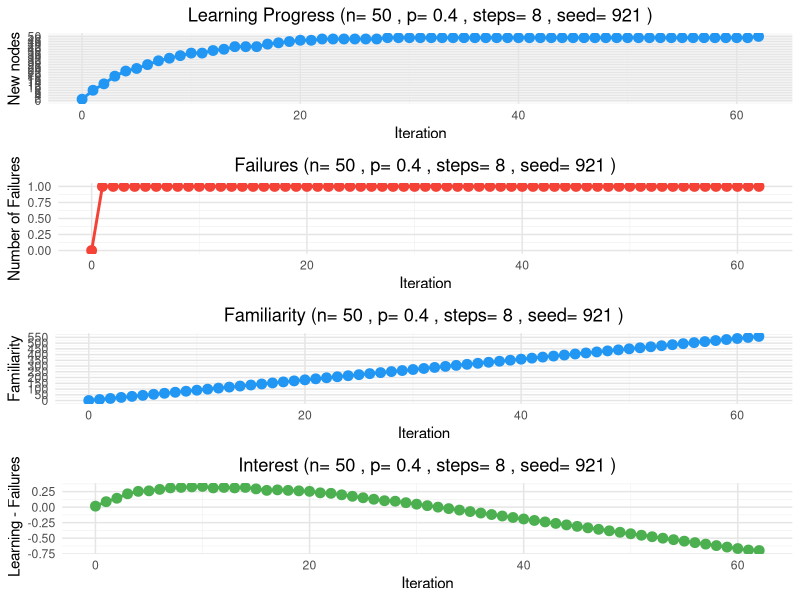
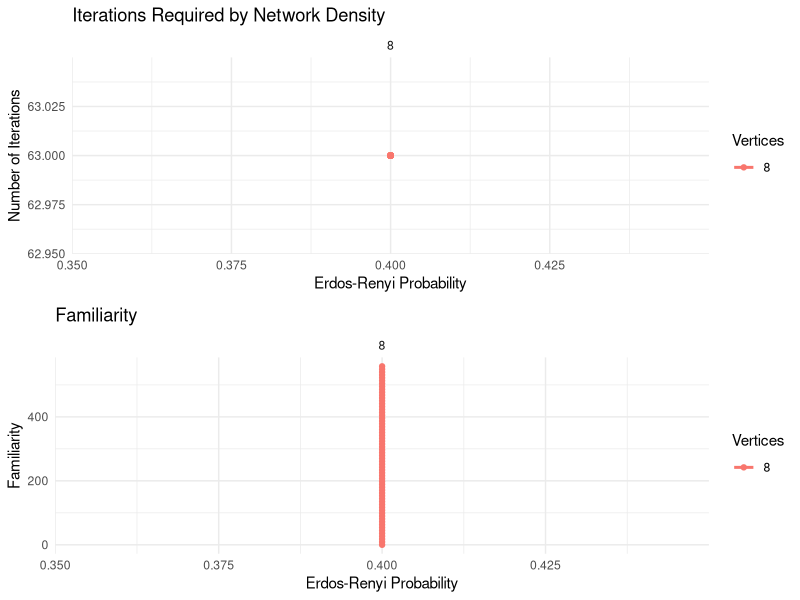

The R script that drew these images, in order:
library(igraph)
library(ggplot2)
library(dplyr)
library(gridExtra)

# # Define parameter ranges
# n_vertices_range <- c(50)
# p_erdos_range <- c(0.04, 0.1, 0.2, 0.5, 0.7, 0.9, 0.95, 0.99)
# steps_range <- c(1, 4, 6, 10)
# seed_range <- c(155, 240, 400, 600, 921, 3332)

seed_range <- c(921)
n_vertices_range <- c(50)
p_erdos_range <- c(0.4)
steps_range <- c(8)



# Initialize results dataframe
results <- data.frame()

# FUNCTIONS ----

create_color_palette <- function(max_value = 20) {
  colorRampPalette(c(
    "white",  # Very light 
    "#BBDEFB",
    "#90CAF9",
    "#64B5F6",
    "#42A5F5",
    "#2196F3",
    "#1E88E5",
    "#1976D2",
    "#1565C0",
    "#0D47A1"   # Dark blue
  ))(max_value + 1)
}


# Add this function to print node values
print_node_values <- function(g, iteration) {
  cat("\nNode values at iteration", iteration, ":\n")
  
  # Create sequential node names if they don't exist
  if (is.null(V(g)$name)) {
    V(g)$name <- as.character(1:vcount(g))
  }
  
  node_data <- data.frame(
    Node = 1:vcount(g),  # Use node indices
    Value = V(g)$value,
    Failures = V(g)$failures
  )
  print(node_data)
  cat("\n")
}

visit_nodes <- function(g, start_node, steps) {
  # Helper function to check if target can be reached from any visited node
  can_reach_from_visited <- function(g, target, desired_path) {
    visited_nodes <- which(V(g)$value >= 1)
    
    cat("\nChecking reachability for target node:", target, "\n")
    cat("Currently visited nodes:", visited_nodes, "\n")
    cat("Desired path nodes:", desired_path, "\n")
    
    if(length(visited_nodes) == 0) {
      cat("No visited nodes available\n")
      return(FALSE)
    }
    
    valid_nodes <- unique(c(visited_nodes, desired_path))
    cat("Valid nodes for pathfinding:", valid_nodes, "\n")
    
    # Always consider the start node as reachable
    if(target %in% visited_nodes) {
      cat("Target is already visited - reachable\n")
      return(TRUE)
    }
    
    for(source in visited_nodes) {
      cat("\nTrying path from source", source, "to target", target, "\n")
      
      tryCatch({
        paths <- shortest_paths(g, from = source, to = target, mode = "out")
        path_vertices <- unlist(paths$vpath)
        
        if(length(path_vertices) > 0) {
          cat("Found path:", paste(path_vertices, collapse = " -> "), "\n")
          
          if(all(path_vertices %in% valid_nodes)) {
            cat("Path uses only valid nodes - reachable\n")
            return(TRUE)
          } else {
            cat("Path contains invalid nodes:", 
                paste(path_vertices[!path_vertices %in% valid_nodes], collapse = ", "), "\n")
          }
        } else {
          cat("No path found from", source, "to", target, "\n")
        }
        
      }, error = function(e) {
        cat("Error in pathfinding:", e$message, "\n")
      })
    }
    
    cat("Target", target, "is not reachable from any visited node\n")
    return(FALSE)
  }
  
  current_node <- start_node
  # First mark the start node as visited
  if(V(g)$value[start_node] == 0) {
    V(g)$value[start_node] <- 1
    cat("Marking start node", start_node, "as visited\n")
  }
  
  # Generate the desired path
  desired_path <- c(current_node)
  cat("Desired path:", current_node)
  
  for(i in 1:steps) {
    neighbourhood <- neighbors(g, current_node, mode = "all")
    if(length(neighbourhood) == 0) break
    
    neighbourhood <- rep(neighbourhood, 2)
    next_node <- sample(neighbourhood, 1)
    desired_path <- c(desired_path, next_node)
    cat(" ->", next_node)
    current_node <- next_node
  }
  cat("\n")
  
  # Now check reachability and update values for each node in the desired path
  cat("Checking reachability and updating values:\n")
  for(node in desired_path) {
    cat("\nProcessing node", node, "current value:", V(g)$value[node], "\n")
    
    # Check if this node can be reached from any visited node through the expanded subgraph
    if(can_reach_from_visited(g, node, desired_path)) {
      # Increment the value counter for this node
      V(g)$value[node] <- V(g)$value[node] + 1
      cat("Node", node, "is reachable - new value:", V(g)$value[node], "\n")
    } else {
      V(g)$failures[node] <- V(g)$failures[node] + 1
      cat("Node", node, "is not reachable - failure count:", V(g)$failures[node], "\n")
    }
  }
  
  
  
  return(list(
    graph = g,
    desired_path = desired_path
  ))
}


# Function to get the largest SCC nodes
get_largest_scc <- function(g) {
  # Get strongly connected components
  scc <- components(g, mode = "strong")
  
  # Create a table of component sizes
  comp_sizes <- table(scc$membership)
  
  # Find the index of the largest component
  largest_comp_idx <- which.max(comp_sizes)
  
  # Get nodes that belong to the largest component
  largest_scc_nodes <- which(scc$membership == largest_comp_idx)
  
  return(largest_scc_nodes)
}

# Function to get initial node from largest SCC
get_initial_node <- function(g) {
  largest_scc_nodes <- get_largest_scc(g)
  
  # Sample one node from the largest SCC
  largest_scc_nodes <- rep(largest_scc_nodes, 2)
  start_node <- sample(largest_scc_nodes, 1)
  
  cat("Selected start node:", start_node, "\n")
  return(start_node)
}

# Modified all_nodes_visited function with explicit SCC checking
all_nodes_visited <- function(g) {
  largest_scc_nodes <- get_largest_scc(g)
  
  # Check values of nodes in largest SCC
  scc_values <- V(g)$value[largest_scc_nodes]
  
  
  # Create a data frame for better debugging
  scc_status <- data.frame(
    node = largest_scc_nodes,
    value = scc_values
  )
  print(scc_status)
  
  return(all(scc_values >= 1))
}

# Curious node ----
find_highest_degree_node <- function(g) {
  if(sum(V(g)$value >= 1) == 0) {
    return(sample(V(g), 1))
  }
  
  # Get visited nodes and their degrees
  visited_nodes <- sort(which(V(g)$value >= 1))
  subg <- induced_subgraph(g, v=visited_nodes)
  degrees <- degree(subg, mode="all")
  #degrees <- 1/(degrees+1)                         # NOVELTY VS FAMILIARITY
  
  # Create a data frame to handle duplicates
  node_probs <- data.frame(
    node = visited_nodes,
    prob = softmax(degrees)
  )
  
  # Aggregate probabilities for duplicate nodes
  node_probs_agg <- aggregate(prob ~ node, data=node_probs, sum)
  
  # Sample node based on aggregated probabilities
  
  if (length(degrees) == 1) {
    highest_degree_node <- node_probs_agg$node
  } else {
    highest_degree_node <- sample(
      x = node_probs_agg$node,
      size = 1,
      prob = node_probs_agg$prob
    )
  }
  
  cat("\nvisited_nodes:", visited_nodes, "\n") 
  cat("\nDegrees:", degrees, "\n")
  cat("Probabilities:", node_probs_agg$prob, "\n")
  cat("Selected node:", highest_degree_node, "\n")
  
  return(highest_degree_node)
}

# Softmax ----
softmax <- function(x) {
  exp_x <- exp(x - max(x))  # Subtract max for numerical stability
  exp_x / sum(exp_x)
}



# Function to plot the graph with consistent layout ----
plot_graph_state <- function(g, iteration, fixed_layout, color_palette) {
  # Update colors based on current values
  V(g)$color <- color_palette[V(g)$value + 1]
  
  # Create labels showing both value and failures (not used)
  vertex_labels <- paste0(V(g)$name, "\n(", V(g)$value, "/", V(g)$failures, ")")
  
  plot(g,
       layout = fixed_layout,
       vertex.label = V(g)$name,  # Modified labels
       vertex.size = 15,
       vertex.label.cex = 0.8,
       vertex.label.color = "black",
       vertex.label.dist = 0,
       edge.arrow.size = 0.2,
       edge.curved = 0.2,
       main = paste("Iteration", iteration, "\n(value/failures)"))
}

# Define common theme
common_theme <- theme_minimal() +
  theme(
    plot.title = element_text(hjust = 0.5),
    panel.grid.major = element_line(color = "gray90"),
    panel.grid.minor = element_line(color = "gray95")
  )


# MAIN LOOPS ----

# Main loop through parameters
for(n_v in n_vertices_range) {
  for(p_e in p_erdos_range) {
    for(steps in steps_range) {
      for(seed in seed_range) {
        cat("\nRunning with parameters:")
        cat("\nn_vertices:", n_v)
        cat("\np_erdos:", p_e)
        cat("\nsteps:", steps)
        cat("\nseed:", seed, "\n")
        
        # Set seed
        set.seed(seed)
        
        # Create network
        g <- erdos.renyi.game(n = n_v, p = p_e, directed = TRUE)
        
        # Initialize values
        V(g)$name <- as.character(1:vcount(g))
        V(g)$value <- 0
        V(g)$failures <- 0
        
        # Generate layout
        fixed_layout <- layout_with_fr(g)
        
        # Create color palette
        color_palette <- create_color_palette()
        
        # Initialize tracking variables
        visited_nodes_count <- c(1)
        total_failures_count <- c(0)
        value_failure_ratios <- c(1)
        Familiarity <- c(0)
        iteration <- 1
        
        # Initialize start node
        start_node <- get_initial_node(g)
        V(g)$value[start_node] <- V(g)$value[start_node] + 1
        
        # Main network exploration loop
        while (!all_nodes_visited(g)) {
          start_node <- find_highest_degree_node(g)
          result <- visit_nodes(g, start_node, steps)
          g <- result$graph
          
          visited_nodes_count <- c(visited_nodes_count, sum(V(g)$value > 0))
          total_failures_count <- c(total_failures_count, sum(V(g)$failures))
          Familiarity <- c(Familiarity, sum(V(g)$value))
          
          iteration <- iteration + 1
          
          # Add timeout condition
          if(iteration > 300) {
            cat("\nTimeout reached for this parameter set\n")
            break
          }
        }
        
        # Create plot_data for current run
        plot_data <- data.frame(
          Iteration = 0:(length(visited_nodes_count)-1),
          VisitedNodes = visited_nodes_count,
          TotalFailures = total_failures_count,
          Familiarity = Familiarity,
          ValueFailureRatio = (visited_nodes_count - total_failures_count- (1/6)*Familiarity )/iteration
        )
        
        # Create the three progress plots
        progression_plot <- ggplot(plot_data, aes(x = Iteration, y = VisitedNodes)) +
          geom_line(color = "#2196F3", size = 1) +
          geom_point(color = "#2196F3", size = 3) +
          labs(
            title = paste("Learning Progress (n=", n_v, ", p=", p_e, ", steps=", steps, ", seed=", seed, ")"),
            x = "Iteration",
            y = "New nodes"
          ) +
          scale_y_continuous(
            limits = c(0,  n_v),
            breaks = seq(0,  n_v, by = 2)
          ) +
          common_theme
        
        failures_plot <- ggplot(plot_data, aes(x = Iteration, y = TotalFailures)) +
          geom_line(color = "#F44336", size = 1) +
          geom_point(color = "#F44336", size = 3) +
          labs(
            title = paste("Failures (n=", n_v, ", p=", p_e, ", steps=", steps, ", seed=", seed, ")"),
            x = "Iteration",
            y = "Number of Failures"
          ) +
          common_theme
        
        familiarity_plot <- ggplot(plot_data, aes(x = Iteration, y = Familiarity)) +
          geom_line(color = "#2196F3", size = 1) +
          geom_point(color = "#2196F3", size = 3) +
          labs(
            title = paste("Familiarity (n=", n_v, ", p=", p_e, ", steps=", steps, ", seed=", seed, ")"),
            x = "Iteration",
            y = "Familiarity"
          ) +
          scale_y_continuous(
            limits = c(0,  max(Familiarity)),
            breaks = seq(0,  max(Familiarity), by = 50)
          ) +
          common_theme
        
        ratio_plot <- ggplot(plot_data, aes(x = Iteration, y = ValueFailureRatio)) +
          geom_line(color = "#4CAF50", size = 1) +
          geom_point(color = "#4CAF50", size = 3) +
          labs(
            title = paste("Interest (n=", n_v, ", p=", p_e, ", steps=", steps, ", seed=", seed, ")"),
            x = "Iteration",
            y = " Learning - Failures"
          ) +
          common_theme
        
        
        # Display progress plots for current run
        grid.arrange(progression_plot, failures_plot, familiarity_plot, ratio_plot, ncol = 1)
        
        # Store results
        final_result <- data.frame(
          n_vertices = n_v,
          p_erdos = p_e,
          steps = steps,
          seed = seed,
          final_iterations = iteration,
          final_visited = tail(visited_nodes_count, 1),
          final_failures = tail(total_failures_count, 1),
          Familiarity = Familiarity,
          timeout = iteration > 300
        )
        
        results <- rbind(results, final_result)
      }
    }
  }
}

# Save results
write.csv(results, "network_analysis_results.csv", row.names = FALSE)

# Create summary visualizations
summary_plots <- list()

# 1. Iterations by probability
summary_plots[[1]] <- ggplot(results, aes(x = p_erdos, y = final_iterations, color = factor(steps))) +
  geom_point() +
  geom_smooth(method = "lm", se = FALSE) +
  facet_wrap(~steps) +
  labs(title = "Iterations Required by Network Density",
       x = "Erdos-Renyi Probability",
       y = "Number of Iterations",
       color = "Vertices") +
  theme_minimal()

# 2. Success ratio by probability
summary_plots[[2]] <- ggplot(results, aes(x = p_erdos, y = Familiarity, color = factor(steps))) +
  geom_point() +
  geom_smooth(method = "lm", se = FALSE) +
  facet_wrap(~steps) +
  labs(title = "Familiarity",
       x = "Erdos-Renyi Probability",
       y = "Familiarity",
       color = "Vertices") +
  theme_minimal()

# Display summary plots
grid.arrange(grobs = summary_plots, ncol = 1)